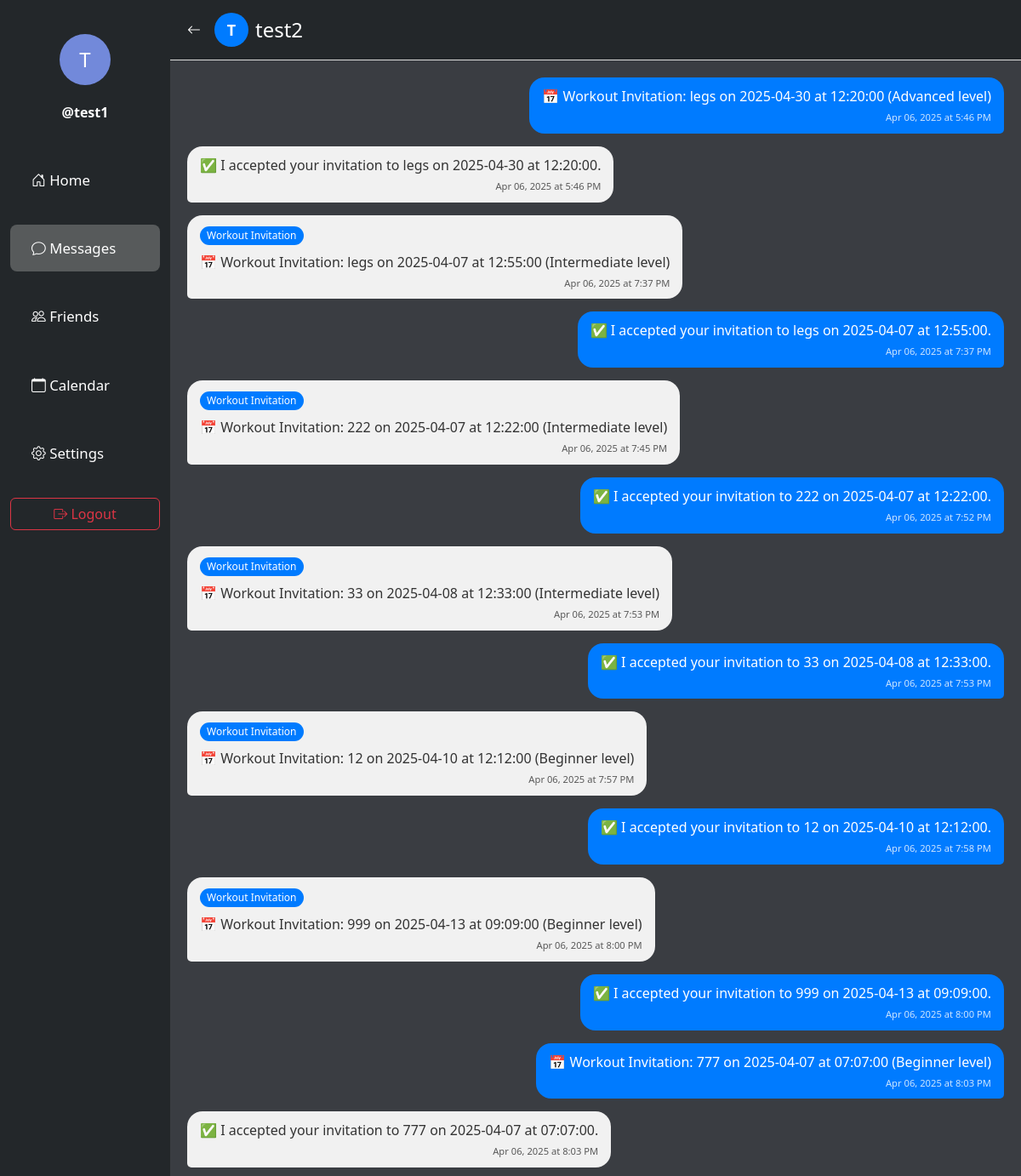
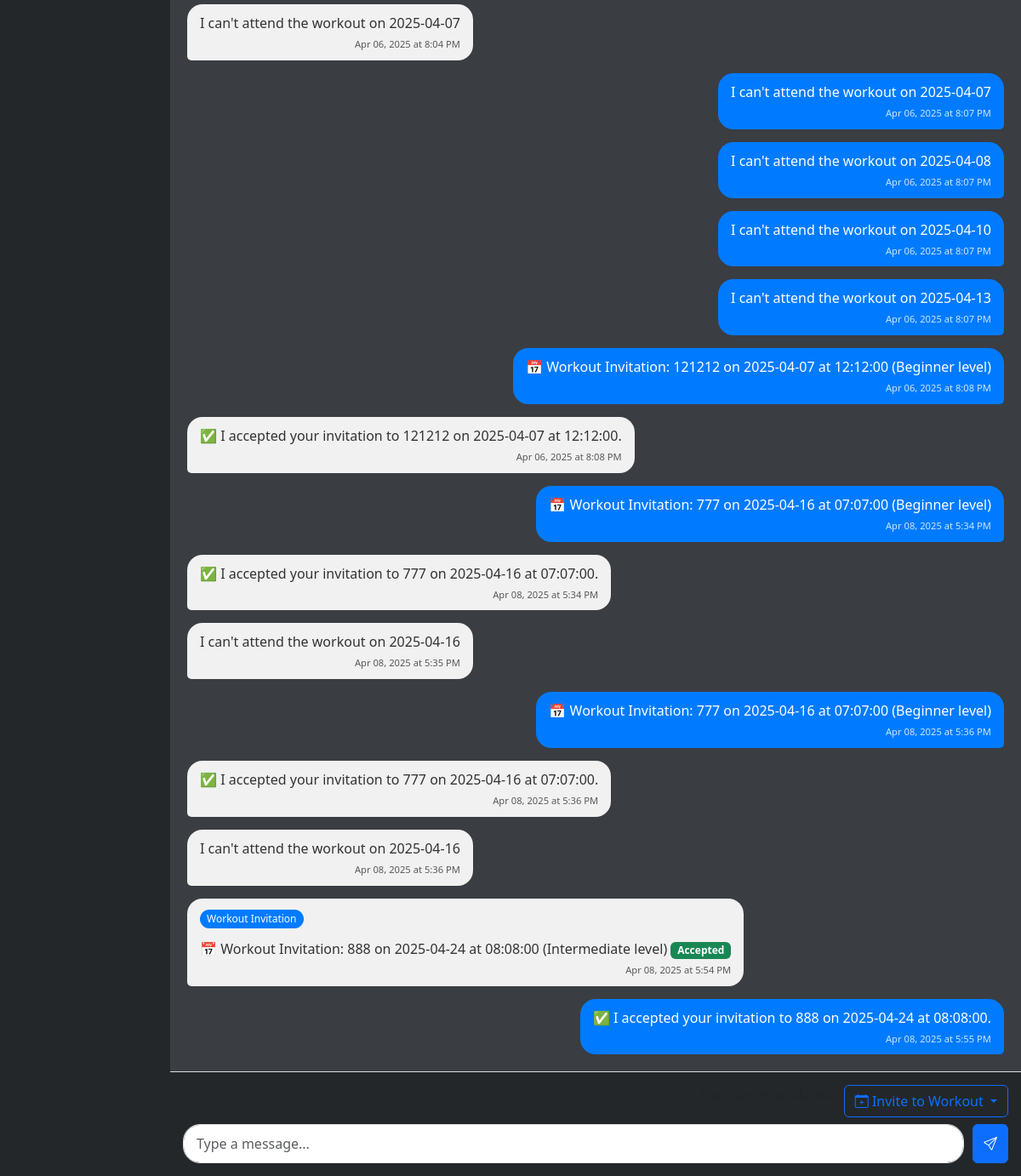
Screenshot of /conversation/test2/ (signed in) with the database file from the repository (2 pictures, top to bottom).
### main/models.py (models this page shows, shortened)
class User(AbstractUser):
    name = models.CharField(max_length=200, null=True)
    email = models.EmailField(unique=True, null=True)
    bio = models.TextField(null=True)
    avatar = models.ImageField(null=True, default="avatar.svg")
    profile_picture = models.ImageField(upload_to='profile_images/', null=True, blank=True)
    groups = models.ManyToManyField(
        'auth.Group',
        related_name='main_user_set',
        blank=True,
        help_text='The groups this user belongs to.',
        verbose_name='groups',
    )
    user_permissions = models.ManyToManyField(
        'auth.Permission',
        related_name='main_user_set',
        blank=True,
        help_text='Specific permissions for this user.',
        verbose_name='user permissions',
    )
    USERNAME_FIELD = 'email'
    REQUIRED_FIELDS = ['username']  # Username is required for AbstractUser
    class Meta:
        app_label = 'main'
        db_table = 'main_user'

class Message(models.Model):
    sender = models.ForeignKey(settings.AUTH_USER_MODEL, related_name='sent_messages', on_delete=models.CASCADE)
    receiver = models.ForeignKey(settings.AUTH_USER_MODEL, related_name='received_messages', on_delete=models.CASCADE)
    content = models.TextField()
    created_at = models.DateTimeField(auto_now_add=True)
    is_read = models.BooleanField(default=False)
    class Meta:
        ordering = ['-created_at']

class WorkoutInvitation(models.Model):
    STATUS_CHOICES = [
        ('pending', 'Pending'),
        ('accepted', 'Accepted'),
        ('declined', 'Declined'),
        ('cancelled', 'Cancelled'),
        ('completed', 'Completed'),
        ('missed', 'Missed'),
    ]
    workout_request = models.ForeignKey(WorkoutRequest, on_delete=models.CASCADE, related_name='workout_invitations')
    sender = models.ForeignKey(settings.AUTH_USER_MODEL, related_name='sent_workout_invitations', on_delete=models.CASCADE)
    receiver = models.ForeignKey(settings.AUTH_USER_MODEL, related_name='received_workout_invitations', on_delete=models.CASCADE)
    message = models.ForeignKey(Message, on_delete=models.CASCADE, related_name='workout_invitation', null=True, blank=True)
    status = models.CharField(max_length=20, choices=STATUS_CHOICES, default='pending')
    created_at = models.DateTimeField(auto_now_add=True)
    updated_at = models.DateTimeField(auto_now=True)
    class Meta:
        ordering = ['-created_at']

### main/views.py (the view, shortened to what this page needs)
# urls.py: path('conversation/<str:username>/', views.conversation, name='conversation'),
@login_required(login_url='login')
def conversation(request, username):
    partner = get_object_or_404(User, username=username)
    is_friend = Friendship.objects.filter(
        Q(user1=request.user, user2=partner) | Q(user1=partner, user2=request.user)
    ).exists()
    if not is_friend:
        messages.error(request, "You can only message users who are your friends.")
        return redirect('inbox')
    messages_list = Message.objects.filter(
        Q(sender=request.user, receiver=partner) | Q(sender=partner, receiver=request.user)
    ).order_by('created_at')
    unread_messages = messages_list.filter(receiver=request.user, is_read=False)
    for msg in unread_messages:
        msg.is_read = True
        msg.save()
    user_workouts = WorkoutRequest.objects.filter(user=request.user, date__gte=timezone.now().date()).order_by('date', 'time')
    print(f"Found {user_workouts.count()} upcoming workouts for user {request.user.username}")
    all_user_workouts = WorkoutRequest.objects.filter(user=request.user)
    print(f"User has {all_user_workouts.count()} total workout requests")
    if user_workouts.count() == 0:
        user_workouts = WorkoutRequest.objects.filter(
            user=request.user,
            date__gte=timezone.now().date() - timezone.timedelta(days=7)
        ).order_by('date', 'time')
        print(f"Including recent workouts: now found {user_workouts.count()} workouts")
    context = {
        'partner': partner,
        'messages': messages_list,
        'user_workouts': user_workouts,
    }
    return render(request, 'conversation.html', context)

### templates/conversation.html (shortened to what this page needs)
<!DOCTYPE html>
<html lang="en">
<head>
    <link href="https://cdn.jsdelivr.net/npm/bootstrap@5.3.0/dist/css/bootstrap.min.css" rel="stylesheet">
    <link rel="stylesheet" href="https://cdn.jsdelivr.net/npm/bootstrap-icons@1.10.0/font/bootstrap-icons.css">
</head>
<body>
    <div class="container-fluid">
        <div class="row">
            <div class="col-2 left-column">
                {% include 'partials/sidebar.html' %}
            </div>
            <div class="col-10 main-content">
                <div class="conversation-header">
                    <a href="{% url 'inbox' %}" class="back-button">
                        <i class="bi bi-arrow-left"></i>
                    </a>
                    <div class="d-flex align-items-center ms-3">
                        {% if partner.profile_picture %}
                            <div class="conversation-avatar">
                                <img src="{{ partner.profile_picture.url }}" alt="{{ partner.username }}">
                            </div>
                        {% else %}
                            <div class="conversation-avatar">
                                {{ partner.username.0|upper }}
                            </div>
                        {% endif %}
                        <h4 class="ms-2">{{ partner.username }}</h4>
                    </div>
                </div>
                <div class="message-container" id="messageContainer">
                    {% if messages %}
                        {% for message in messages %}
                            <div class="message {% if message.sender == request.user %}message-sent{% else %}message-received{% endif %}">
                                {% if "📅 Workout Invitation:" in message.content and message.sender != request.user %}
                                    <span class="invitation-badge">Workout Invitation</span><br>
                                    {{ message.content }}
                                    {% for invitation in message.workout_invitation.all %}
                                        {% if invitation.status == 'pending' %}
                                            <div class="workout-invitation-buttons">
                                                <form method="post" action="{% url 'respond_workout_invitation' invitation.id 'accept' %}" class="d-inline">
                                                    {% csrf_token %}
                                                    <button type="submit" class="btn btn-sm btn-success">Accept</button>
                                                </form>
                                                <form method="post" action="{% url 'respond_workout_invitation' invitation.id 'decline' %}" class="d-inline">
                                                    {% csrf_token %}
                                                    <button type="submit" class="btn btn-sm btn-outline-danger">Decline</button>
                                                </form>
                                            </div>
                                        {% elif invitation.status == 'accepted' %}
                                            <div class="badge bg-success mt-2">Accepted</div>
                                        {% elif invitation.status == 'declined' %}
                                            <div class="badge bg-danger mt-2">Declined</div>
                                        {% endif %}
                                    {% endfor %}
                                {% else %}
                                    {{ message.content }}
                                {% endif %}
                                <div class="message-time">
                                    {{ message.created_at|date:"M d, Y" }} at {{ message.created_at|time:"g:i A" }}
                                </div>
                            </div>
                        {% endfor %}
                    {% else %}
                        <div class="text-center text-muted py-5">
                            <p>No messages yet. Say hello!</p>
                        </div>
                    {% endif %}
                </div>
                <div class="message-input-container">
                    <div class="d-flex justify-content-end mb-2">
                        <span class="text-muted me-3">{{ user_workouts|length }} workouts available</span>
                        <div class="dropdown">
                            <button class="btn btn-outline-primary dropdown-toggle" type="button" id="workoutDropdown" data-bs-toggle="dropdown" aria-expanded="false">
                                <i class="bi bi-calendar-plus"></i> Invite to Workout
                            </button>
                        </div>
                    </div>
                    <form method="post" class="message-form">
                        <input type="text" name="content" class="form-control message-input" placeholder="Type a message..." required>
                        <button type="submit" class="btn btn-primary">
                            <i class="bi bi-send"></i>
                        </button>
                    </form>
                </div>
            </div>
        </div>
    </div>
</body>
</html>

### templates/partials/sidebar.html (shortened to what this page needs)
    {% if user.is_authenticated %}
        <div class="profile-section text-center">
            {% if user.profile_picture %}
                <img src="{{ user.profile_picture.url }}" alt="{{ user.username }}" class="profile-picture" style="width: 60px; height: 60px; border-radius: 50%; object-fit: cover;">
            {% else %}
                <div class="profile-circle">
                    <a href="{% url 'profile' user.username %}">{{ user.username.0|upper }}</a>
                </div>
            {% endif %}
            <div class="username-section fw-semibold"><a href="{% url 'profile' user.username %}">@{{ user.username }}</a></div>
        </div>
        <ul class="nav flex-column">
            <li class="nav-item">
                <a href="{% url 'index' %}" class="nav-link {% if request.path == '/' %}active{% endif %}">
                    <i class="bi bi-house-door"></i> Home
                </a>
            </li>
            <li class="nav-item">
                <a href="{% url 'inbox' %}" class="nav-link {% if 'inbox' in request.path or 'conversation' in request.path %}active{% endif %}">
                    <i class="bi bi-chat"></i> Messages
                </a>
            </li>
            <li class="nav-item">
                <a href="{% url 'friend_list' %}" class="nav-link {% if 'friends' in request.path %}active{% endif %}">
                    <i class="bi bi-people"></i> Friends
                </a>
            </li>
            <li class="nav-item">
                <a href="{% url 'calendar' %}" class="nav-link {% if 'calendar' in request.path %}active{% endif %}">
                    <i class="bi bi-calendar"></i> Calendar
                </a>
            </li>
            <li class="nav-item">
                <a href="{% url 'settings' %}" class="nav-link {% if 'settings' in request.path %}active{% endif %}">
                    <i class="bi bi-gear"></i> Settings
                </a>
            </li>
        </ul>
        <div class="logout-button text-center">
            <a href="{% url 'logout' %}" class="btn btn-outline-danger w-100">
                <i class="bi bi-box-arrow-right"></i> Logout
            </a>
        </div>
    {% endif %}

### templates/conversation.html (style rules this page uses)
body { background-color: #2C2F33; color: #ffffff; }
.main-content { background-color: #3A3D42; color: #ffffff; min-height: 100vh; padding: 0; display: flex; flex-direction: column; }
.conversation-header { padding: 15px 20px; border-bottom: 1px solid #ddd; background-color: #23272A; display: flex; align-items: center; }
.conversation-header h4 { margin: 0; margin-left: 15px; }
.conversation-avatar { width: 40px; height: 40px; border-radius: 50%; display: flex; align-items: center; justify-content: center; background-color: #007bff; color: white; font-size: 18px; font-weight: bold; }
.message-container { flex-grow: 1; padding: 20px; overflow-y: auto; display: flex; flex-direction: column; gap: 15px; max-height: calc(100vh - 180px); }
.message { max-width: 70%; padding: 10px 15px; border-radius: 18px; position: relative; }
.message-sent { align-self: flex-end; background-color: #007bff; color: white; border-bottom-right-radius: 5px; }
.message-received { align-self: flex-start; background-color: #f1f1f1; color: #333; border-bottom-left-radius: 5px; }
.message-time { font-size: 0.7rem; opacity: 0.8; margin-top: 5px; text-align: right; }
.message-input-container { padding: 15px; border-top: 1px solid #ddd; background-color: #23272A; }
.message-form { display: flex; gap: 10px; }
.message-input { flex-grow: 1; border-radius: 20px; padding: 10px 15px; }
.back-button { text-decoration: none; color: #ffffff; display: flex; align-items: center; }
.invitation-badge { background-color: #007bff; color: white; padding: 2px 8px; border-radius: 12px; font-size: 0.75rem; margin-bottom: 8px; display: inline-block; }

### templates/partials/sidebar.html (style rules this page uses)
body { background-color: #23272A; }
.nav-link { color: #ffffff; padding: 15px 25px; display: block; transition: background-color 0.2s, color 0.2s; margin-bottom: 25px; border-radius: 8px; font-size: 1.2rem; }
.nav-link.active { background-color: #575a5b; color: #ffffff; }
.nav-link { font-size: calc(1.2rem - 0.2vw); }
.profile-circle { background-color: #7289DA; color: white; border-radius: 50%; display: flex; align-items: center; justify-content: center; font-size: 1.5rem; width: 60px; height: 60px; margin: 0 auto; }
.profile-circle a { color: white; text-decoration: none; }
.profile-section { margin-top: 40px; margin-bottom: 40px; }
.username-section { margin-top: 20px; }
.username-section a { color: white; text-decoration: none; }

### rows the page displays
User: username.0 "T", username "test1"
User: username.0 "T", username "test2"
Message: content "📅 Workout Invitation: legs on 2025-04-30 at 12:20:00 (Advanced level)", created_at "Apr 06, 2025", created_at "5:46 PM"
Message: content "✅ I accepted your invitation to legs on 2025-04-30 at 12:20:00.", created_at "Apr 06, 2025", created_at "5:46 PM"
Message: content "📅 Workout Invitation: legs on 2025-04-07 at 12:55:00 (Intermediate level)", created_at "Apr 06, 2025", created_at "7:37 PM"
Message: content "✅ I accepted your invitation to legs on 2025-04-07 at 12:55:00.", created_at "Apr 06, 2025", created_at "7:37 PM"
Message: content "📅 Workout Invitation: 222 on 2025-04-07 at 12:22:00 (Intermediate level)", created_at "Apr 06, 2025", created_at "7:45 PM"
Message: content "✅ I accepted your invitation to 222 on 2025-04-07 at 12:22:00.", created_at "Apr 06, 2025", created_at "7:52 PM"
Message: content "📅 Workout Invitation: 33 on 2025-04-08 at 12:33:00 (Intermediate level)", created_at "Apr 06, 2025", created_at "7:53 PM"
Message: content "✅ I accepted your invitation to 33 on 2025-04-08 at 12:33:00.", created_at "Apr 06, 2025", created_at "7:53 PM"
Message: content "📅 Workout Invitation: 12 on 2025-04-10 at 12:12:00 (Beginner level)", created_at "Apr 06, 2025", created_at "7:57 PM"
Message: content "✅ I accepted your invitation to 12 on 2025-04-10 at 12:12:00.", created_at "Apr 06, 2025", created_at "7:58 PM"
Message: content "📅 Workout Invitation: 999 on 2025-04-13 at 09:09:00 (Beginner level)", created_at "Apr 06, 2025", created_at "8:00 PM"
Message: content "✅ I accepted your invitation to 999 on 2025-04-13 at 09:09:00.", created_at "Apr 06, 2025", created_at "8:00 PM"
Message: content "📅 Workout Invitation: 777 on 2025-04-07 at 07:07:00 (Beginner level)", created_at "Apr 06, 2025", created_at "8:03 PM"
Message: content "✅ I accepted your invitation to 777 on 2025-04-07 at 07:07:00.", created_at "Apr 06, 2025", created_at "8:03 PM"
Message: content "I can't attend the workout on 2025-04-07", created_at "Apr 06, 2025", created_at "8:04 PM"
Message: content "I can't attend the workout on 2025-04-07", created_at "Apr 06, 2025", created_at "8:07 PM"
Message: content "I can't attend the workout on 2025-04-08", created_at "Apr 06, 2025", created_at "8:07 PM"
Message: content "I can't attend the workout on 2025-04-10", created_at "Apr 06, 2025", created_at "8:07 PM"
Message: content "I can't attend the workout on 2025-04-13", created_at "Apr 06, 2025", created_at "8:07 PM"
Message: content "📅 Workout Invitation: 121212 on 2025-04-07 at 12:12:00 (Beginner level)", created_at "Apr 06, 2025", created_at "8:08 PM"
Message: content "✅ I accepted your invitation to 121212 on 2025-04-07 at 12:12:00.", created_at "Apr 06, 2025", created_at "8:08 PM"
Message: content "📅 Workout Invitation: 777 on 2025-04-16 at 07:07:00 (Beginner level)", created_at "Apr 08, 2025", created_at "5:34 PM"
Message: content "✅ I accepted your invitation to 777 on 2025-04-16 at 07:07:00.", created_at "Apr 08, 2025", created_at "5:34 PM"
Message: content "I can't attend the workout on 2025-04-16", created_at "Apr 08, 2025", created_at "5:35 PM"
Message: content "📅 Workout Invitation: 777 on 2025-04-16 at 07:07:00 (Beginner level)", created_at "Apr 08, 2025", created_at "5:36 PM"
Message: content "✅ I accepted your invitation to 777 on 2025-04-16 at 07:07:00.", created_at "Apr 08, 2025", created_at "5:36 PM"
Message: content "I can't attend the workout on 2025-04-16", created_at "Apr 08, 2025", created_at "5:36 PM"
Message: content "📅 Workout Invitation: 888 on 2025-04-24 at 08:08:00 (Intermediate level)", created_at "Apr 08, 2025", created_at "5:54 PM"
WorkoutInvitation: status "Accepted"
Message: content "✅ I accepted your invitation to 888 on 2025-04-24 at 08:08:00.", created_at "Apr 08, 2025", created_at "5:55 PM"
